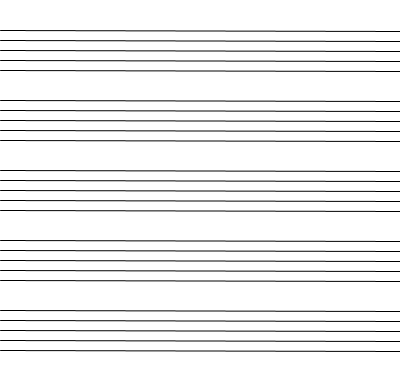
Frame 1 (no input)
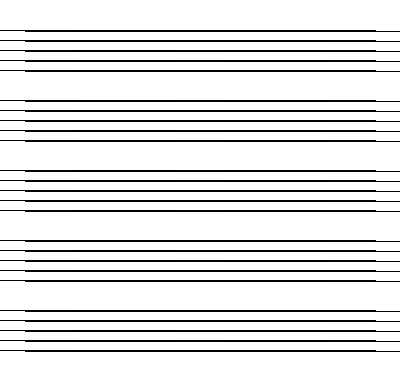
Frame 60 (the mouse pressed at the canvas centre just before this capture)
Frame 120 (the mouse held since frame 60 and released just before this capture): identical to frame 60, image omitted

The Processing sketch that drew these frames (run headless with seeded random() and noise(); from frame 60 on, the mouse is pressed at the canvas centre):

// Processing sketch: processing_42661
// ── processing_42661.pde

          int i = 10;

void setup(){
  size(400,380);
  background(255);
  smooth();
}

void draw(){
  //background(0);
  stroke(0);
  strokeWeight(1);
  
  
  
  for(i=30; i<=70; i= i+10){
    line(0,i,400,1+i);
  }
  
  for(i=100; i<=140; i= i+10){
    line(0,i,400,1+i);
  }
  
  for(i=170; i<=210; i= i+10){
    line(0,i,400,1+i);
  }
  
  for(i=240; i<=280; i= i+10){
    line(0,i,400,1+i);
  }
  
  for(i=310; i<=350; i= i+10){
    line(0,i,400,1+i);
  }
  
  
  if (mousePressed && (mouseButton == LEFT)){
    stroke(0);
    fill(0);
    smooth();
    ellipse(mouseX, mouseY,3,3);
    }else if (mousePressed && (mouseButton == RIGHT)){
      fill(255);
      noStroke();
      ellipse(mouseX, mouseY, 20,20);
    }
  
}
            
